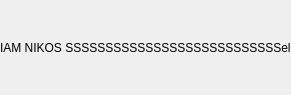
<?xml version="1.0" encoding="UTF-8"?>
<ui version="4.0">
 <class>WorkerManager</class>
 <widget class="QWidget" name="WorkerManager">
  <property name="geometry">
   <rect>
    <x>0</x>
    <y>0</y>
    <width>183</width>
    <height>95</height>
   </rect>
  </property>
  <property name="windowTitle">
   <string>Form</string>
  </property>
  <layout class="QVBoxLayout" name="verticalLayout_2">
   <property name="spacing">
    <number>0</number>
   </property>
   <property name="leftMargin">
    <number>0</number>
   </property>
   <property name="topMargin">
    <number>0</number>
   </property>
   <property name="rightMargin">
    <number>0</number>
   </property>
   <property name="bottomMargin">
    <number>0</number>
   </property>
   <item>
    <layout class="QVBoxLayout" name="verticalLayout">
     <item>
      <widget class="QLabel" name="label">
       <property name="text">
        <string>IAM NIKOS SSSSSSSSSSSSSSSSSSSSSSSSSSSel</string>
       </property>
      </widget>
     </item>
    </layout>
   </item>
  </layout>
 </widget>
 <resources/>
 <connections/>
</ui>
